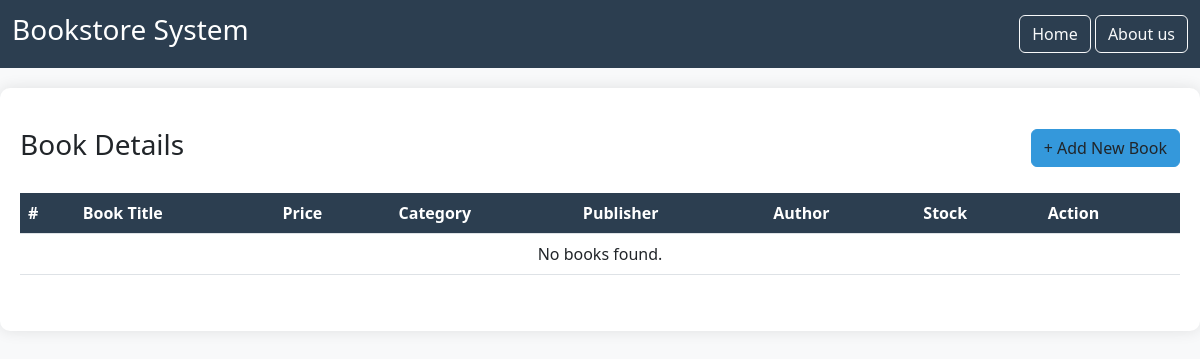
Before: / with the older database file.
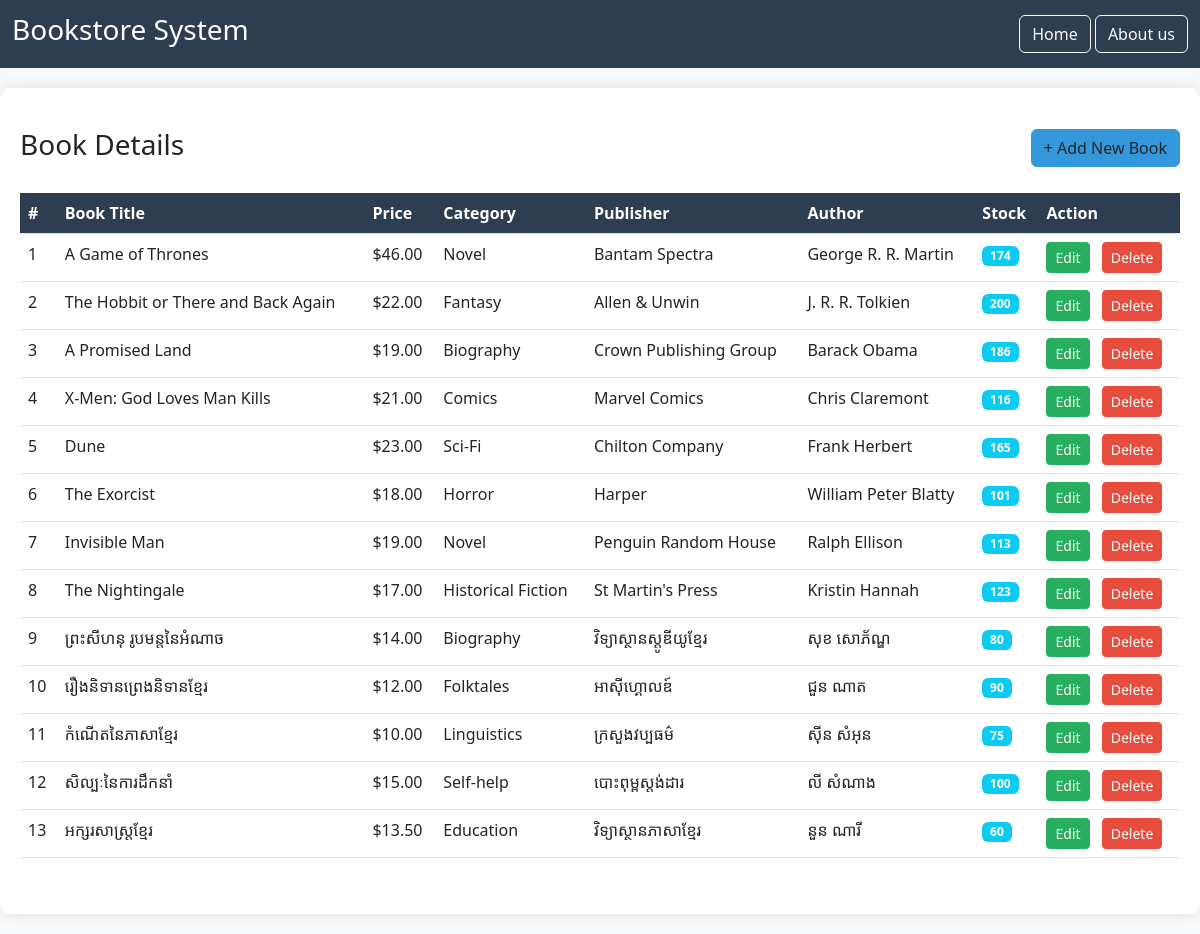
After: the same page with the newer database file.
### tables this page shows
CREATE TABLE books (
    id INT AUTO_INCREMENT PRIMARY KEY,
    title VARCHAR(255) NOT NULL,
    price DECIMAL(10,2),
    category VARCHAR(100),
    publisher VARCHAR(255),
    author VARCHAR(255),
    stock INT
);

### index.php (the view, shortened to what this page needs)
<?php
require_once 'db_connect.php';
$sql = "SELECT * FROM books";
$result = $conn->query($sql);
?>
<!DOCTYPE html>
<html lang="en">
<head>
    <link href="https://cdn.jsdelivr.net/npm/bootstrap@5.3.0/dist/css/bootstrap.min.css" rel="stylesheet">
</head>
<body>
    <nav class="navbar navbar-expand-lg navbar-dark">
        <div class="container-fluid">
            <a class="navbar-brand" href="#"><h3>Bookstore System</h3></a>
            <div class="collapse navbar-collapse" id="navbarNav">
                <ul class="navbar-nav ms-auto">
                    <li class="nav-item">
                        <a class="btn btn-outline-light" href="#">Home</a>
                        <a class="btn btn-outline-light" href="aboutus.php">About us</a>
                    </li>
                </ul>
            </div>
        </div>
    </nav>
    <div class="container-fluid flex-grow-1">
        <div class="row justify-content-center">
            <main class="col-12 col-md-10 main-content">
                <div class="d-flex justify-content-between align-items-center mb-4">
                    <h1 class="h3">Book Details</h1>
                    <a href="add_book.php" class="btn btn-custom">+ Add New Book</a>
                </div>
                <div class="table-responsive">
                    <table class="table table-hover">
                        <thead>
                            <tr>
                                <th>#</th>
                                <th>Book Title</th>
                                <th>Price</th>
                                <th>Category</th>
                                <th>Publisher</th>
                                <th>Author</th>
                                <th>Stock</th>
                                <th>Action</th>
                            </tr>
                        </thead>
                        <tbody>
                            <?php if ($result->num_rows > 0): ?>
                                <?php $index = 1; while($row = $result->fetch_assoc()): ?>
                                    <tr>
                                        <td><?php echo $index++; ?></td>
                                        <td><?php echo $row['title']; ?></td>
                                        <td>$<?php echo $row['price']; ?></td>
                                        <td><?php echo $row['category']; ?></td>
                                        <td><?php echo $row['publisher']; ?></td>
                                        <td><?php echo $row['author']; ?></td>
                                        <td><span class="badge bg-info"><?php echo $row['stock']; ?></span></td>
                                        <td>
                                            <a href="edit_book.php?id=<?php echo $row['id']; ?>" class="btn btn-success btn-sm me-2">Edit</a>
                                            <a href="delete_book.php?id=<?php echo $row['id']; ?>" class="btn btn-danger btn-sm" onclick="return confirm('Are you sure?')">Delete</a>
                                        </td>
                                    </tr>
                                <?php endwhile; ?>
                            <?php else: ?>
                                <tr><td colspan="8" class="text-center">No books found.</td></tr>
                            <?php endif; ?>
                        </tbody>
                    </table>
                </div>
            </main>
        </div>
    </div>
</body>
</html>

### index.php (style rules this page uses)
body { background-color: #f8f9fa; font-family: 'Segoe UI', Tahoma, Geneva, Verdana, sans-serif; min-height: 100vh; display: flex; flex-direction: column; }
.navbar { background-color: #2c3e50; }
.main-content { flex: 1; padding: 40px 20px; background-color: #ffffff; border-radius: 10px; box-shadow: 0 0 15px rgba(0,0,0,0.1); margin: 20px auto; max-width: 1200px; width: 100%; }
.table-responsive { margin-top: 20px; }
.table thead th { background-color: #2c3e50; color: #ffffff; }
.btn-custom { background-color: #3498db; border-color: #3498db; }
.btn-success { background-color: #27ae60; border-color: #27ae60; }
.btn-danger { background-color: #e74c3c; border-color: #e74c3c; }

Changed rows visible on the page:
added books: title "A Game of Thrones", price "46.00", category "Novel", publisher "Bantam Spectra", author "George R. R. Martin", stock "174"
added books: title "The Hobbit or There and Back Again", price "22.00", category "Fantasy", publisher "Allen & Unwin", author "J. R. R. Tolkien", stock "200"
added books: title "A Promised Land", price "19.00", category "Biography", publisher "Crown Publishing Group", author "Barack Obama", stock "186"
added books: title "X-Men: God Loves Man Kills", price "21.00", category "Comics", publisher "Marvel Comics", author "Chris Claremont", stock "116"
added books: title "Dune", price "23.00", category "Sci-Fi", publisher "Chilton Company", author "Frank Herbert", stock "165"
added books: title "The Exorcist", price "18.00", category "Horror", publisher "Harper", author "William Peter Blatty", stock "101"
added books: title "Invisible Man", price "19.00", category "Novel", publisher "Penguin Random House", author "Ralph Ellison", stock "113"
added books: title "The Nightingale", price "17.00", category "Historical Fiction", publisher "St Martin's Press", author "Kristin Hannah", stock "123"
added books: title "ព្រះសីហនុ រូបមន្តនៃអំណាច", price "14.00", category "Biography", publisher "វិទ្យាស្ថានស្ដូឌីយូខ្មែរ", author "សុខ សោភ័ណ្ឌ", stock "80"
added books: title "រឿងនិទានព្រេងនិទានខ្មែរ", price "12.00", category "Folktales", publisher "អាស៊ីហ្គោលឌ៍", author "ជួន ណាត", stock "90"
added books: title "កំណើតនៃភាសាខ្មែរ", price "10.00", category "Linguistics", publisher "ក្រសួងវប្បធម៌", author "ស៊ីន សំអុន", stock "75"
added books: title "សិល្បៈនៃការដឹកនាំ", price "15.00", category "Self-help", publisher "បោះពុម្ពស្ដង់ដារ", author "លី សំណាង", stock "100"
added books: title "អក្សរសាស្រ្តខ្មែរ", price "13.50", category "Education", publisher "វិទ្យាស្ថានភាសាខ្មែរ", author "នួន ណារី", stock "60"
Other visible differences:
text no longer shown: "No books found."
